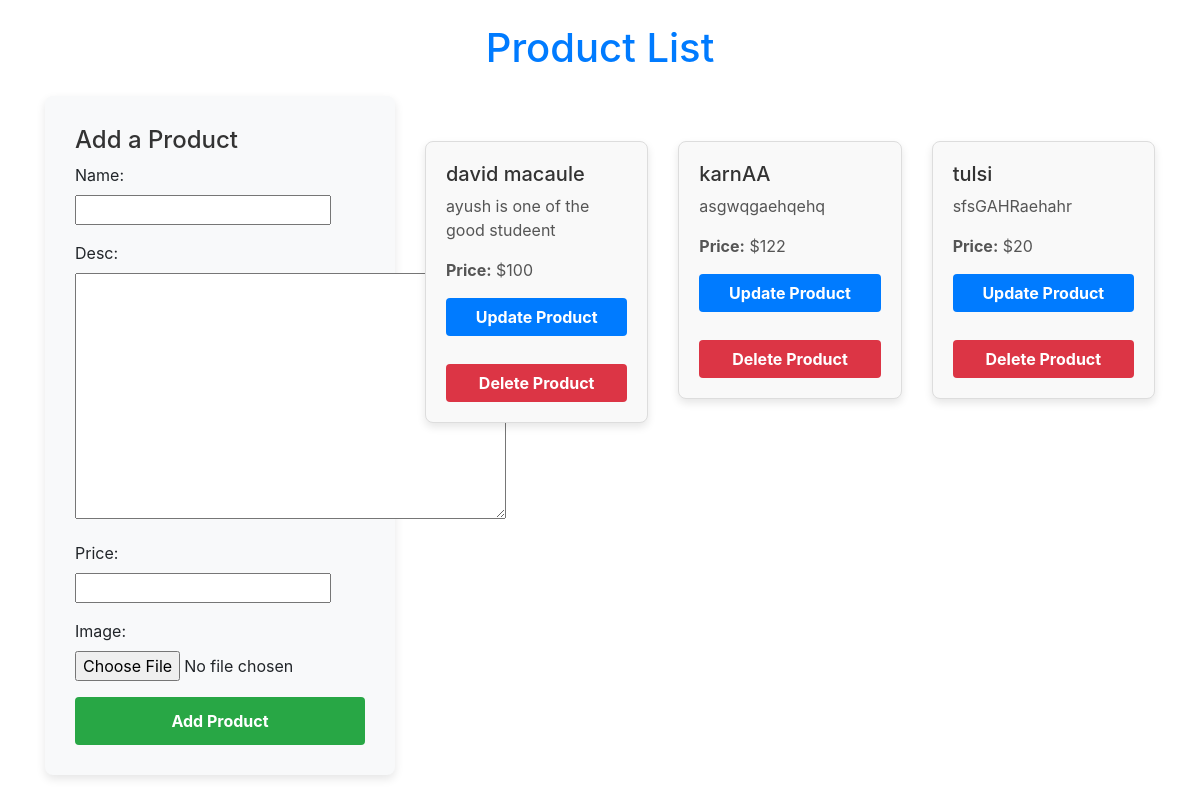
Before: / with the older database file.
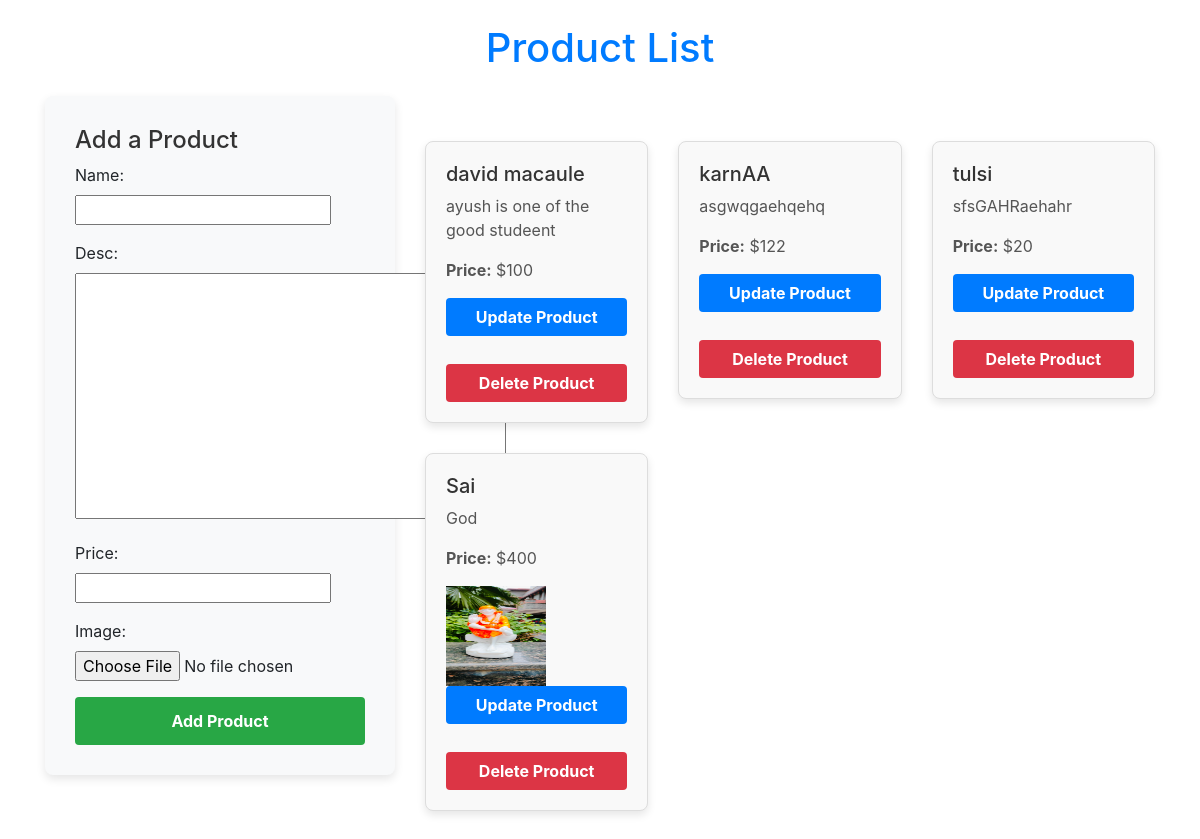
After: the same page with the newer database file.
### enroll/models.py (models this page shows, shortened)
class Product(models.Model):
    name = models.CharField(max_length=50)
    desc = models.TextField()
    price = models.IntegerField()
    image = models.ImageField(upload_to="post_images/", null=True)

### enroll/views.py (the view)
# urls.py: path("", views.home, name="home"),
def home(request):
    if request.method == "POST":
       form = Productform(request.POST)
       if form.is_valid():
           nm = form.cleaned_data["name"]
           dc = form.cleaned_data["desc"]
           pr = form.cleaned_data["price"]
           reg = Product(name=nm, desc=dc, price=pr)
           reg.save()
           form = Productform()
    else:
        form = Productform()
    prod = Product.objects.all()
    stud = Student.objects.all()
    return render(request, "enroll/home.html", {"prod":prod, "form":form, "stud":stud})

### enroll/forms.py
class Productform(forms.ModelForm):
    class Meta:
        model = Product
        fields = ["name", "desc", "price", "image"]

### enroll/templates/enroll/home.html (shortened to what this page needs)
<!DOCTYPE html>
<html lang="en">
<head>
    <link rel="stylesheet" href="https://maxcdn.bootstrapcdn.com/bootstrap/4.5.2/css/bootstrap.min.css">
</head>
<body>
<div class="container">
    <h1 class="my-4 text-center text-primary">Product List</h1>
    <div class="row">
        <div class="col-md-4">
            <div class="form-container">
                <h3>Add a Product</h3>
                <form action="" method="POST">
                    {{ form.as_p }}
                    <input type="submit" class="btn btn-success" value="Add Product">
                </form>
            </div>
        </div>
        <div class="col-md-8 product-list">
            <div class="row">
                {% for pro in prod %}
                <div class="col-md-4">
                    <div class="product-card">
                        <h3>{{ pro.name }}</h3>
                        <p>{{ pro.desc }}</p>
                        <p><strong>Price:</strong> ${{ pro.price }}</p>
                        {% if pro.image %}
                        <img src="{{ pro.image.url }}" alt="{{ pro.name }}" width="100" height="100">
            {% endif %}
                        <form action="{% url 'update_data' pro.id %}" method="GET" class="mb-2">
                            <button type="submit" class="btn btn-update">Update Product</button>
                        </form>
                        <form action="{% url 'deletedata' pro.id %}" method="POST">
                            <button type="submit" class="btn btn-delete">Delete Product</button>
                        </form>
                    </div>
                </div>
                {% endfor %}
            </div>
        </div>
    </div>
</div>
</body>
</html>

Changed rows visible on the page:
added Product: name "Sai", desc "God", price "400", image (picture)
